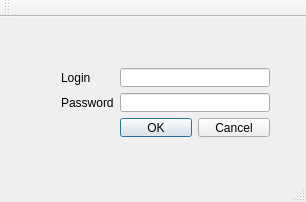
<?xml version="1.0" encoding="UTF-8"?>
<ui version="4.0">
 <class>myMainWindow</class>
 <widget class="QMainWindow" name="myMainWindow">
  <property name="geometry">
   <rect>
    <x>0</x>
    <y>0</y>
    <width>306</width>
    <height>202</height>
   </rect>
  </property>
  <property name="windowTitle">
   <string>Identification</string>
  </property>
  <widget class="QWidget" name="centralWidget">
   <widget class="QWidget" name="layoutWidget">
    <property name="geometry">
     <rect>
      <x>50</x>
      <y>40</y>
      <width>231</width>
      <height>91</height>
     </rect>
    </property>
    <layout class="QGridLayout" name="gridLayout">
     <item row="0" column="0">
      <widget class="QLabel" name="label">
       <property name="text">
        <string>Login</string>
       </property>
      </widget>
     </item>
     <item row="0" column="1">
      <widget class="QLineEdit" name="lineEdit_login"/>
     </item>
     <item row="1" column="0">
      <widget class="QLabel" name="label_2">
       <property name="text">
        <string>Password</string>
       </property>
      </widget>
     </item>
     <item row="1" column="1">
      <widget class="QLineEdit" name="lineEdit_2_password"/>
     </item>
     <item row="2" column="1">
      <widget class="QDialogButtonBox" name="buttonBox">
       <property name="standardButtons">
        <set>QDialogButtonBox::Cancel|QDialogButtonBox::Ok</set>
       </property>
      </widget>
     </item>
    </layout>
   </widget>
  </widget>
  <widget class="QMenuBar" name="menuBar">
   <property name="geometry">
    <rect>
     <x>0</x>
     <y>0</y>
     <width>306</width>
     <height>21</height>
    </rect>
   </property>
  </widget>
  <widget class="QToolBar" name="mainToolBar">
   <attribute name="toolBarArea">
    <enum>TopToolBarArea</enum>
   </attribute>
   <attribute name="toolBarBreak">
    <bool>false</bool>
   </attribute>
  </widget>
  <widget class="QStatusBar" name="statusBar"/>
 </widget>
 <layoutdefault spacing="6" margin="11"/>
 <resources/>
 <connections/>
</ui>
